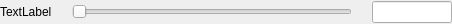
<?xml version="1.0" encoding="UTF-8"?>
<ui version="4.0">
 <class>FormSliderInfo</class>
 <widget class="QWidget" name="FormSliderInfo">
  <property name="geometry">
   <rect>
    <x>0</x>
    <y>0</y>
    <width>452</width>
    <height>24</height>
   </rect>
  </property>
  <property name="sizePolicy">
   <sizepolicy hsizetype="MinimumExpanding" vsizetype="Minimum">
    <horstretch>0</horstretch>
    <verstretch>0</verstretch>
   </sizepolicy>
  </property>
  <property name="windowTitle">
   <string>Form</string>
  </property>
  <layout class="QVBoxLayout" name="xxxxxx">
   <property name="spacing">
    <number>0</number>
   </property>
   <property name="sizeConstraint">
    <enum>QLayout::SetMinimumSize</enum>
   </property>
   <property name="leftMargin">
    <number>0</number>
   </property>
   <property name="topMargin">
    <number>0</number>
   </property>
   <property name="rightMargin">
    <number>0</number>
   </property>
   <property name="bottomMargin">
    <number>0</number>
   </property>
   <item>
    <layout class="QHBoxLayout" name="horizontalLayout">
     <property name="spacing">
      <number>0</number>
     </property>
     <property name="sizeConstraint">
      <enum>QLayout::SetMinimumSize</enum>
     </property>
     <item>
      <widget class="QLabel" name="label">
       <property name="text">
        <string>TextLabel</string>
       </property>
      </widget>
     </item>
     <item>
      <spacer name="horizontalSpacer">
       <property name="orientation">
        <enum>Qt::Horizontal</enum>
       </property>
       <property name="sizeType">
        <enum>QSizePolicy::Minimum</enum>
       </property>
       <property name="sizeHint" stdset="0">
        <size>
         <width>20</width>
         <height>20</height>
        </size>
       </property>
      </spacer>
     </item>
     <item>
      <widget class="QSlider" name="slider">
       <property name="sizePolicy">
        <sizepolicy hsizetype="Expanding" vsizetype="Fixed">
         <horstretch>0</horstretch>
         <verstretch>0</verstretch>
        </sizepolicy>
       </property>
       <property name="orientation">
        <enum>Qt::Horizontal</enum>
       </property>
      </widget>
     </item>
     <item>
      <spacer name="horizontalSpacer_2">
       <property name="orientation">
        <enum>Qt::Horizontal</enum>
       </property>
       <property name="sizeType">
        <enum>QSizePolicy::Minimum</enum>
       </property>
       <property name="sizeHint" stdset="0">
        <size>
         <width>20</width>
         <height>20</height>
        </size>
       </property>
      </spacer>
     </item>
     <item>
      <widget class="QLineEdit" name="value">
       <property name="sizePolicy">
        <sizepolicy hsizetype="MinimumExpanding" vsizetype="Fixed">
         <horstretch>0</horstretch>
         <verstretch>0</verstretch>
        </sizepolicy>
       </property>
       <property name="maximumSize">
        <size>
         <width>80</width>
         <height>16777215</height>
        </size>
       </property>
       <property name="maxLength">
        <number>20</number>
       </property>
       <property name="clearButtonEnabled">
        <bool>false</bool>
       </property>
      </widget>
     </item>
    </layout>
   </item>
  </layout>
 </widget>
 <resources/>
 <connections/>
</ui>
